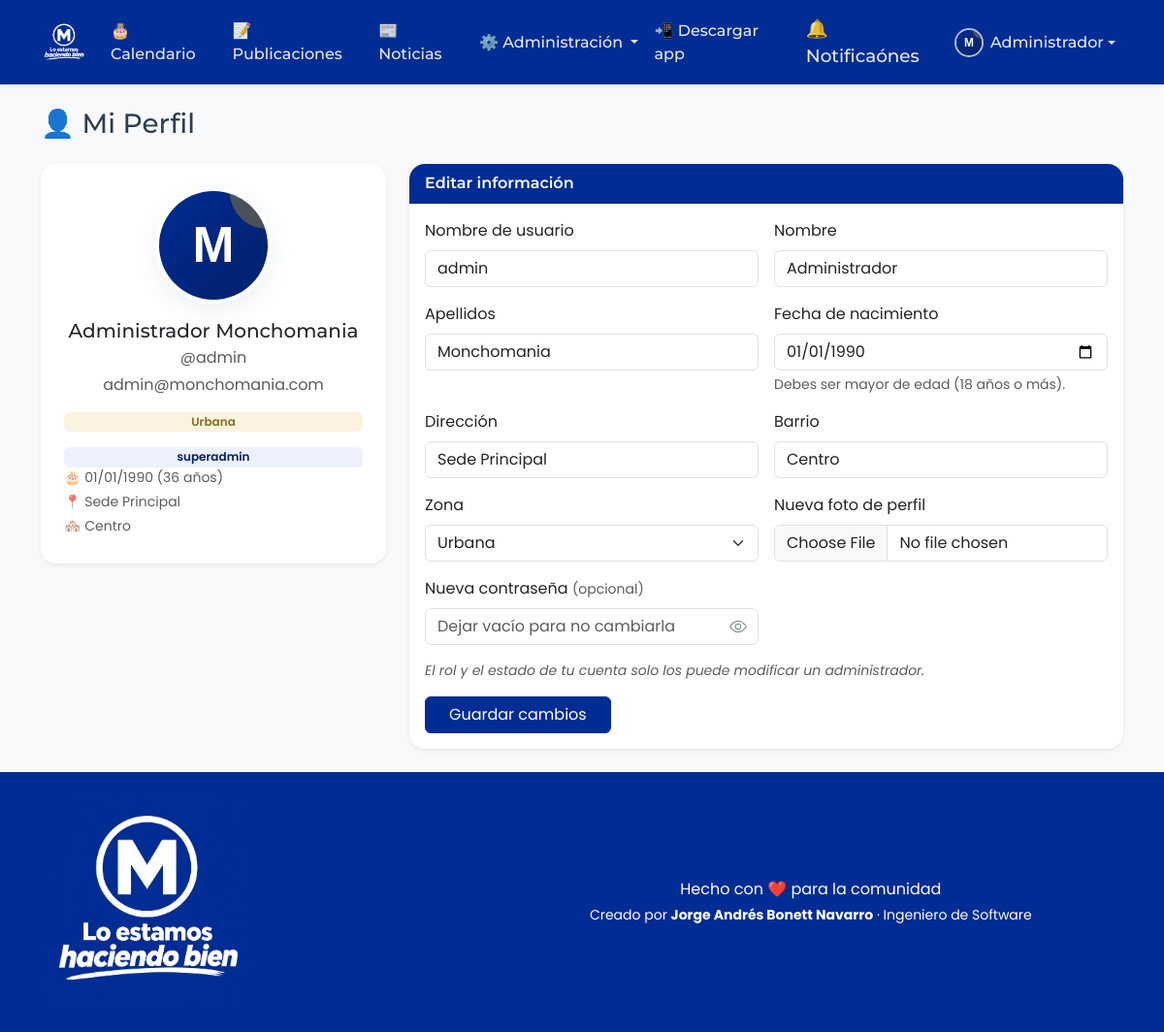
The app's page /modules/profile/index.php (signed in) with its own data.
### tables this page shows
CREATE TABLE `usuarios` (
  `id`               INT UNSIGNED NOT NULL AUTO_INCREMENT,
  `id_rol`           INT UNSIGNED NOT NULL DEFAULT 2,
  `usuario`          VARCHAR(50)  NOT NULL COMMENT 'Nombre de usuario para iniciar sesión',
  `nombre`           VARCHAR(80)  NOT NULL,
  `apellidos`        VARCHAR(120) NOT NULL,
  `fecha_nacimiento` DATE         NOT NULL,
  `direccion`        VARCHAR(255) DEFAULT NULL,
  `barrio`           VARCHAR(120) DEFAULT NULL,
  `zona`             ENUM('Urbana','Vereda') NOT NULL DEFAULT 'Urbana',
  `foto`             VARCHAR(255) DEFAULT NULL COMMENT 'Ruta relativa de la imagen de perfil',
  `email`            VARCHAR(160) DEFAULT NULL,
  `password`         VARCHAR(255) NOT NULL COMMENT 'Hash generado con password_hash()',
  `estado`           TINYINT(1)   NOT NULL DEFAULT 1 COMMENT '1=Activo, 2=Inactivo',
  `creado_en`        TIMESTAMP    NOT NULL DEFAULT CURRENT_TIMESTAMP,
  PRIMARY KEY (`id`),
  UNIQUE KEY `uq_usuarios_usuario` (`usuario`),
  UNIQUE KEY `uq_usuarios_email` (`email`),
  KEY `idx_usuarios_rol` (`id_rol`),
  KEY `idx_usuarios_nacimiento` (`fecha_nacimiento`),
  CONSTRAINT `fk_usuarios_rol` FOREIGN KEY (`id_rol`)
    REFERENCES `roles` (`id`) ON UPDATE CASCADE ON DELETE RESTRICT
);

CREATE TABLE `roles` (
  `id`         INT UNSIGNED NOT NULL AUTO_INCREMENT,
  `nombre_rol` VARCHAR(50)  NOT NULL COMMENT 'superadmin | usuario',
  `creado_en`  TIMESTAMP    NOT NULL DEFAULT CURRENT_TIMESTAMP,
  PRIMARY KEY (`id`),
  UNIQUE KEY `uq_roles_nombre` (`nombre_rol`)
);

### config/app.php (called while the page is built, shortened)
<?php
require_once __DIR__ . '/database.php';
function e(?string $value): string
{
    return htmlspecialchars((string) $value, ENT_QUOTES, 'UTF-8');
}
function base_url(string $path = ''): string
{
    $base = rtrim($_ENV['APP_URL'] ?? '', '/');
    return $base . '/' . ltrim($path, '/');
}
function asset(string $path): string
{
    return base_url('assets/' . ltrim($path, '/'));
}
function edad_minima_registro(): int
{
    return 18;
}
function is_logged_in(): bool
{
    return isset($_SESSION['user_id']);
}
function current_user(): ?array
{
    $stmt = Database::connection()->prepare(
        'SELECT u.*, r.nombre_rol
           FROM usuarios u
           JOIN roles r ON r.id = u.id_rol
          WHERE u.id = ? LIMIT 1'
    );
    $stmt->execute([$_SESSION['user_id']]);
    $row = $stmt->fetch();
    return $row ?: null;
}
function is_admin(): bool
{
    $user = current_user();
    return $user !== null && (int) $user['id_rol'] === 1;
}
function module_is_visible(string $clave): bool
{
    if (is_admin()) {
        return true;
    }
    $user = current_user();
    $stmt = Database::connection()->prepare(
        'SELECT pm.visible
           FROM permisos_modulos pm
           JOIN modulos m ON m.id = pm.id_modulo
          WHERE pm.id_rol = ? AND m.clave_modulo = ? LIMIT 1'
    );
    $stmt->execute([$user['id_rol'], $clave]);
    $row = $stmt->fetch();
    return $row ? (bool) (int) $row['visible'] : false;
}

### config/database.php (called while the page is built, shortened)
<?php
class Database
{
    private static $instance = null;
    public static function connection(): PDO
    {
        if (self::$instance === null) {
            $host = $_ENV['DB_HOST'] ?? 'localhost';
            $port = $_ENV['DB_PORT'] ?? '3306';
            $name = $_ENV['DB_NAME'] ?? 'monchomania';
            $user = $_ENV['DB_USER'] ?? 'root';
            $pass = $_ENV['DB_PASS'] ?? '';
            $dsn = sprintf(
                'mysql:host=%s;port=%s;dbname=%s;charset=utf8mb4',
                $host,
                $port,
                $name
            );
            $options = [
                PDO::ATTR_ERRMODE            => PDO::ERRMODE_EXCEPTION,
                PDO::ATTR_DEFAULT_FETCH_MODE => PDO::FETCH_ASSOC,
                PDO::ATTR_EMULATE_PREPARES   => false,
                PDO::ATTR_STRINGIFY_FETCHES  => false,
                PDO::MYSQL_ATTR_INIT_COMMAND => 'SET NAMES utf8mb4 COLLATE utf8mb4_unicode_ci',
            ];
            try {
                self::$instance = new PDO($dsn, $user, $pass, $options);
                self::$instance->exec("SET time_zone = '+00:00'");
            } catch (PDOException $e) {
                http_response_code(500);
                if (($_ENV['APP_DEBUG'] ?? 'false') === 'true') {
                    die('Error de conexión a la base de datos: ' . $e->getMessage());
                }
                die('Error de conexión a la base de datos.');
            }
        }
        return self::$instance;
    }
}

### modules/profile/index.php (the view, shortened to what this page needs)
<?php
$user    = current_user();
$edad = null;
if ($user['fecha_nacimiento']) {
    $nacimiento = new DateTime($user['fecha_nacimiento']);
    $hoy        = new DateTime('today');
    $edad       = $nacimiento->diff($hoy)->y;
}
$fotoUrl = $user['foto']
    ? uploads_url('profiles/' . $user['foto'])
    : asset('img/avatar-default.svg');
require_once __DIR__ . '/../../includes/header.php';
require_once __DIR__ . '/../../includes/navbar.php';
?>
<div class="container py-4">
    <h1 class="h3 mb-4">👤 Mi Perfil</h1>
    <div class="row g-4">
        <div class="col-lg-4">
            <div class="card mm-card shadow-sm text-center p-4">
                <img src="<?= e($fotoUrl) ?>" alt="Foto de perfil" class="mm-avatar-lg mx-auto mb-3">
                <h2 class="h5 mb-1"><?= e($user['nombre'] . ' ' . $user['apellidos']) ?></h2>
                <p class="text-muted mb-1">@<?= e($user['usuario']) ?></p>
                <?php if ($user['email']): ?>
                    <p class="text-muted mb-3"><?= e($user['email']) ?></p>
                <?php else: ?>
                    <p class="text-muted mb-3"><em>Sin correo registrado</em></p>
                <?php endif; ?>
                <span class="badge mm-zone mb-3"><?= e($user['zona']) ?></span>
                <span class="badge mm-badge-role"><?= e($user['nombre_rol']) ?></span>
                <ul class="list-unstyled text-start small text-muted mb-0">
                    <li class="mb-1">🎂 <?= e(date('d/m/Y', strtotime($user['fecha_nacimiento']))) ?>
                        <?php if ($edad !== null): ?>(<?= $edad ?> años)<?php endif; ?></li>
                    <?php if ($user['direccion']): ?><li class="mb-1">📍 <?= e($user['direccion']) ?></li><?php endif; ?>
                    <?php if ($user['barrio']): ?><li class="mb-1">🏘️ <?= e($user['barrio']) ?></li><?php endif; ?>
                </ul>
            </div>
        </div>
        <div class="col-lg-8">
            <div class="card mm-card shadow-sm">
                <div class="card-header mm-card-header">Editar información</div>
                <div class="card-body">
                    <form method="post" action="" enctype="multipart/form-data" novalidate>
                        <div class="row g-3">
                            <div class="col-md-6">
                                <label class="form-label" for="usuario">Nombre de usuario</label>
                                <input type="text" id="usuario" name="usuario" class="form-control"
                                       value="<?= e($user['usuario']) ?>" required>
                            </div>
                            <div class="col-md-6">
                                <label class="form-label" for="nombre">Nombre</label>
                                <input type="text" id="nombre" name="nombre" class="form-control"
                                       value="<?= e($user['nombre']) ?>" required>
                            </div>
                            <div class="col-md-6">
                                <label class="form-label" for="apellidos">Apellidos</label>
                                <input type="text" id="apellidos" name="apellidos" class="form-control"
                                       value="<?= e($user['apellidos']) ?>" required>
                            </div>
                            <div class="col-md-6">
                                <label class="form-label" for="fecha_nacimiento">Fecha de nacimiento</label>
                                <input type="date" id="fecha_nacimiento" name="fecha_nacimiento" class="form-control"
                                       value="<?= e($user['fecha_nacimiento']) ?>"
                                       data-min-age="<?= edad_minima_registro() ?>"
                                       data-min-age-message="Debes ser mayor de edad (<?= edad_minima_registro() ?> años o más)."
                                       required>
                                <div class="form-text">Debes ser mayor de edad (<?= edad_minima_registro() ?> años o más).</div>
                            </div>
                            <div class="col-md-6">
                                <label class="form-label" for="direccion">Dirección</label>
                                <input type="text" id="direccion" name="direccion" class="form-control"
                                       value="<?= e($user['direccion'] ?? '') ?>">
                            </div>
                            <div class="col-md-6">
                                <label class="form-label" for="barrio">Barrio</label>
                                <input type="text" id="barrio" name="barrio" class="form-control"
                                       value="<?= e($user['barrio'] ?? '') ?>">
                            </div>
                            <div class="col-md-6">
                                <label class="form-label" for="zona">Zona</label>
                                <select id="zona" name="zona" class="form-select">
                                    <option value="Urbana" <?= $user['zona'] === 'Urbana' ? 'selected' : '' ?>>Urbana</option>
                                </select>
                            </div>
                            <div class="col-md-6">
                                <label class="form-label" for="foto">Nueva foto de perfil</label>
                                <input type="file" id="foto" name="foto" accept="image/*"
                                       class="form-control photo-input" data-preview="#profilePreview">
                            </div>
                            <div class="col-md-6">
                                <label class="form-label" for="password">Nueva contraseña <span class="text-muted small">(opcional)</span></label>
                                <div class="position-relative">
                                    <input type="password" id="password" name="password" class="form-control pe-5"
                                           placeholder="Dejar vacío para no cambiarla">
                                    <button type="button" class="btn password-toggle position-absolute top-50 end-0 translate-middle-y me-1"
                                            data-target="#password" aria-label="Mostrar contraseña" tabindex="-1"></button>
                                </div>
                            </div>
                        </div>
                        <p class="text-muted small mt-3 mb-3">
                            <em>El rol y el estado de tu cuenta solo los puede modificar un administrador.</em>
                        </p>
                        <button type="submit" class="btn btn-primary px-4">Guardar cambios</button>
                    </form>
                </div>
            </div>
        </div>
    </div>
</div>
<?php require_once __DIR__ . '/../../includes/footer.php'; ?>

### includes/navbar.php (shortened to what this page needs)
<?php
$currentUser = $currentUser ?? (is_logged_in() ? current_user() : null);
?>
<nav class="navbar navbar-expand-lg navbar-dark mm-navbar sticky-top shadow-sm">
    <div class="container">
        <a class="navbar-brand mm-brand" href="<?= base_url('index.php') ?>">
            <img src="<?= asset('img/logo.png') ?>" alt="monchomania" class="mm-logo">
        </a>
        <div class="collapse navbar-collapse" id="mainNav">
            <ul class="navbar-nav ms-auto align-items-lg-center">
                <?php if ($currentUser): ?>
                    <?php if (module_is_visible('calendario')): ?>
                        <li class="nav-item">
                            <a class="nav-link" href="<?= base_url('modules/calendar/index.php') ?>">
                                🎂 Calendario
                            </a>
                        </li>
                    <?php endif; ?>
                    <?php if (module_is_visible('publicaciones')): ?>
                        <li class="nav-item">
                            <a class="nav-link" href="<?= base_url('modules/posts/index.php') ?>">
                                📝 Publicaciones
                            </a>
                        </li>
                    <?php endif; ?>
                    <?php if (module_is_visible('noticias')): ?>
                        <li class="nav-item">
                            <a class="nav-link" href="<?= base_url('modules/news/index.php') ?>">
                                📰 Noticias
                            </a>
                        </li>
                    <?php endif; ?>
                    <?php if (is_admin()): ?>
                        <li class="nav-item dropdown">
                            <a class="nav-link dropdown-toggle" href="#" role="button"
                               data-bs-toggle="dropdown" aria-expanded="false">
                                ⚙️ Administración
                            </a>
                        </li>
                    <?php endif; ?>
                    <li class="nav-item">
                        <a class="nav-link js-install-app" href="#" role="button" title="Descargar como app">
                            📲 Descargar app
                        </a>
                    </li>
                    <li class="nav-item dropdown">
                        <a class="nav-link position-relative mm-bell" href="#" role="button"
                           data-bs-toggle="dropdown" data-bs-auto-close="outside" aria-expanded="false"
                           aria-label="Notificaciones"
                           data-read-url="<?= base_url('modules/notifications/read.php') ?>"
                           data-delete-url="<?= base_url('modules/notifications/delete.php') ?>">
                            🔔Notificaónes
                        </a>
                    </li>
                    <li class="nav-item dropdown">
                        <a class="nav-link dropdown-toggle d-flex align-items-center" href="#" role="button"
                           data-bs-toggle="dropdown" aria-expanded="false">
                            <img src="<?= e($currentUser['foto'] ? uploads_url('profiles/' . $currentUser['foto']) : asset('img/avatar-default.svg')) ?>"
                                 class="nav-avatar" alt="Foto de perfil">
                            <span><?= e($currentUser['nombre']) ?></span>
                        </a>
                    </li>
                <?php endif; ?>
            </ul>
        </div>
    </div>
</nav>

### records on screen
usuarios: nombre "Administrador", nombre+apellidos "Administrador Monchomania", usuario "admin", email "admin@monchomania.com", zona "Urbana", id_rol.nombre_rol "superadmin", fecha_nacimiento "01/01/1990", fecha_nacimiento "36", direccion "Sede Principal", barrio "Centro", apellidos "Monchomania"

### other values on screen
edad_minima_registro() "18"
